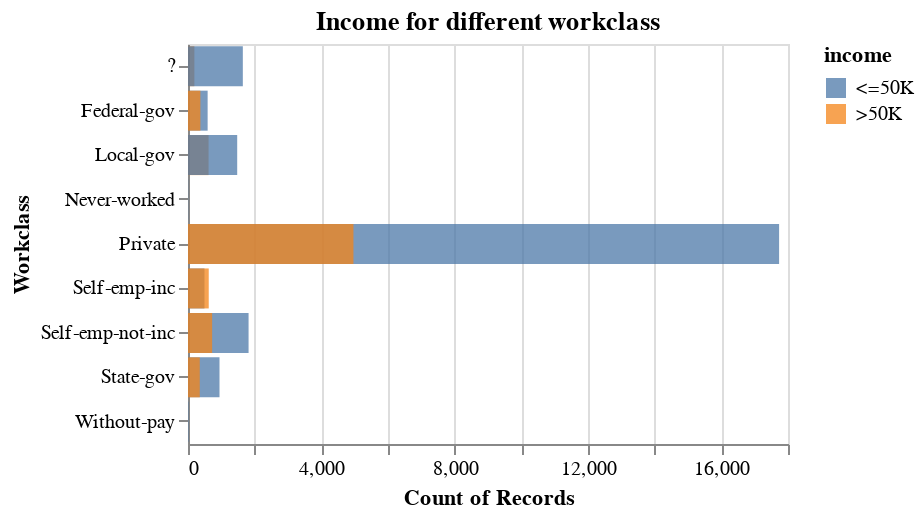

The notebook cell saved with this chart:
### Code cell
alt.Chart(data_adult, title = "Income for different workclass").mark_bar(opacity = 0.75).encode(
    alt.Y('workclass').title("Workclass"),
    alt.X('count()').stack(False),
    alt.Color('income')
).properties(
    height=200,
    width=300
)

### Figure 1 — Vega specification as saved in the notebook (floating-point values rounded to 4 significant figures)
{"$schema": "https://vega.github.io/schema/vega/v5.json", "data": [{"name": "source_0", "values": [{"__count": 945, "income": " <=50K", "workclass": " State-gov"}, {"__count": 1817, "income": " <=50K", "workclass": " Self-emp-not-inc"}, {"__count": 17733, "income": " <=50K", "workclass": " Private"}, {"__count": 724, "income": " >50K", "workclass": " Self-emp-not-inc"}, {"__count": 4963, "income": " >50K", "workclass": " Private"}, {"__count": 353, "income": " >50K", "workclass": " State-gov"}, {"__count": 589, "income": " <=50K", "workclass": " Federal-gov"}, {"__count": 617, "income": " >50K", "workclass": " Local-gov"}, {"__count": 191, "income": " >50K", "workclass": " ?"}, {"__count": 1476, "income": " <=50K", "workclass": " Local-gov"}, {"__count": 371, "income": " >50K", "workclass": " Federal-gov"}, {"__count": 494, "income": " <=50K", "workclass": " Self-emp-inc"}, {"__count": 1645, "income": " <=50K", "workclass": " ?"}, {"__count": 622, "income": " >50K", "workclass": " Self-emp-inc"}, {"__count": 14, "income": " <=50K", "workclass": " Without-pay"}, {"__count": 7, "income": " <=50K", "workclass": " Never-worked"}]}, {"name": "source_0_x_domain___count", "values": [{"min": 7, "max": 17733}]}, {"name": "source_0_y_domain_workclass", "values": [{"workclass": " State-gov"}, {"workclass": " Self-emp-not-inc"}, {"workclass": " Private"}, {"workclass": " Federal-gov"}, {"workclass": " Local-gov"}, {"workclass": " ?"}, {"workclass": " Self-emp-inc"}, {"workclass": " Without-pay"}, {"workclass": " Never-worked"}]}, {"name": "source_0_color_domain_income", "values": [{"income": " <=50K"}, {"income": " >50K"}]}], "marks": [{"type": "rect", "name": "marks", "from": {"data": "source_0"}, "encode": {"update": {"x2": {"value": 0, "scale": "x"}, "opacity": {"value": 0.75}, "height": {"signal": "max(0.25, bandwidth('y'))"}, "y": {"field": "workclass", "scale": "y"}, "x": {"field": "__count", "scale": "x"}, "fill": {"field": "income", "scale": "color"}}}, "style": ["bar"]}], "scales": [{"name": "x", "type": "linear", "domain": [{"signal": "(data(\"source_0_x_domain___count\")[0] || {}).min"}, {"signal": "(data(\"source_0_x_domain___count\")[0] || {}).max"}], "range": [0, {"signal": "width"}], "zero": true, "nice": true}, {"name": "y", "type": "band", "domain": {"data": "source_0_y_domain_workclass", "field": "workclass", "sort": true}, "range": [0, {"signal": "height"}], "paddingInner": 0.1, "paddingOuter": 0.05}, {"name": "color", "type": "ordinal", "domain": {"data": "source_0_color_domain_income", "field": "income", "sort": true}, "range": "category"}], "axes": [{"scale": "x", "orient": "bottom", "tickCount": {"signal": "ceil(width/40)"}, "ticks": false, "minExtent": 0, "gridScale": "y", "domain": false, "labels": false, "aria": false, "grid": true, "maxExtent": 0, "zindex": 0}, {"scale": "x", "title": "Count of Records", "labelFlush": true, "orient": "bottom", "grid": false, "tickCount": {"signal": "ceil(width/40)"}, "zindex": 0, "labelOverlap": true}, {"scale": "y", "title": "Workclass", "zindex": 0, "grid": false, "orient": "left"}], "title": {"text": "Income for different workclass", "frame": "group"}, "legends": [{"fill": "color", "symbolType": "square", "title": "income", "encode": {"symbols": {"update": {"opacity": {"value": 0.75}}}}}], "background": "white", "padding": 5, "width": 300, "style": "cell", "height": 200}
